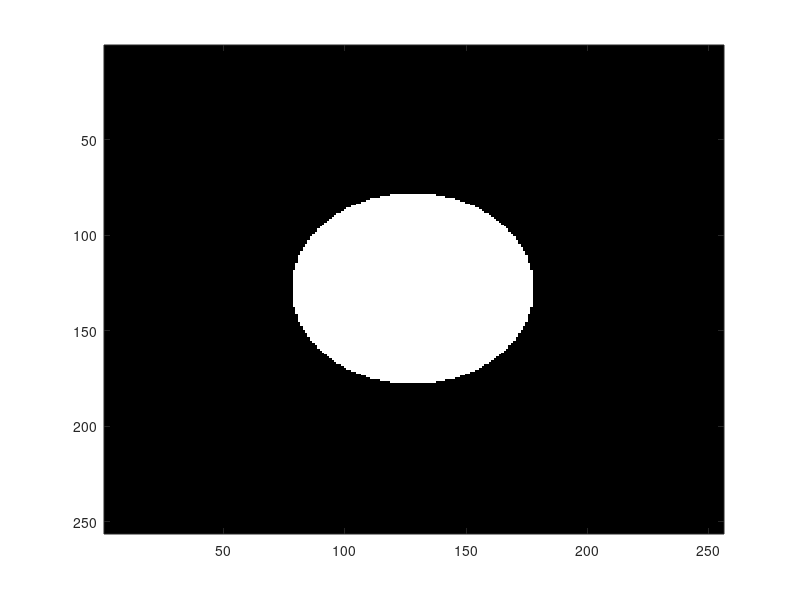

Recreate this plot in MATLAB.
clear all
close all

for i=1:256
    for j=1:256
    radius=sqrt((i-128)^2+(j-128)^2);
    if radius<50
        A(i,j)=1;
    else
        A(i,j)=0;
    end
    end
end
figure,imagesc(A);colormap(gray)%axis('image')